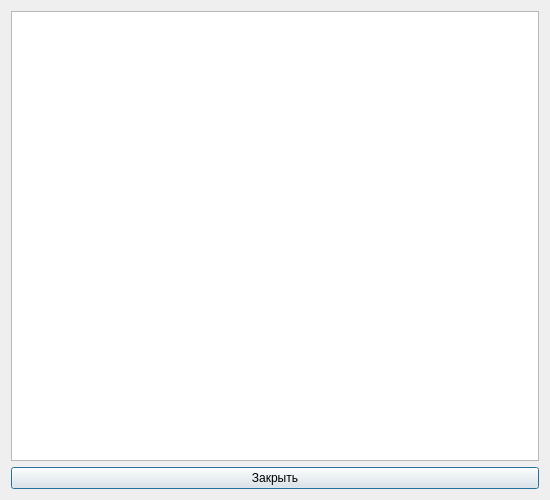
<?xml version="1.0" encoding="UTF-8"?>
<ui version="4.0">
 <class>ShoppingListDialog</class>
 <widget class="QDialog" name="ShoppingListDialog">
  <property name="geometry">
   <rect><x>0</x><y>0</y><width>550</width><height>500</height></rect>
  </property>
  <property name="windowTitle">
   <string>🛒 Умный список покупок</string>
  </property>
  <layout class="QVBoxLayout" name="verticalLayout">
   <item><widget class="QTextBrowser" name="textBrowser"/></item>
   <item><widget class="QPushButton" name="btnClose"><property name="text"><string>Закрыть</string></property></widget></item>
  </layout>
 </widget>
 <resources/>
 <connections>
  <connection><sender>btnClose</sender><signal>clicked()</signal><receiver>ShoppingListDialog</receiver><slot>accept()</slot></connection>
 </connections>
</ui>
